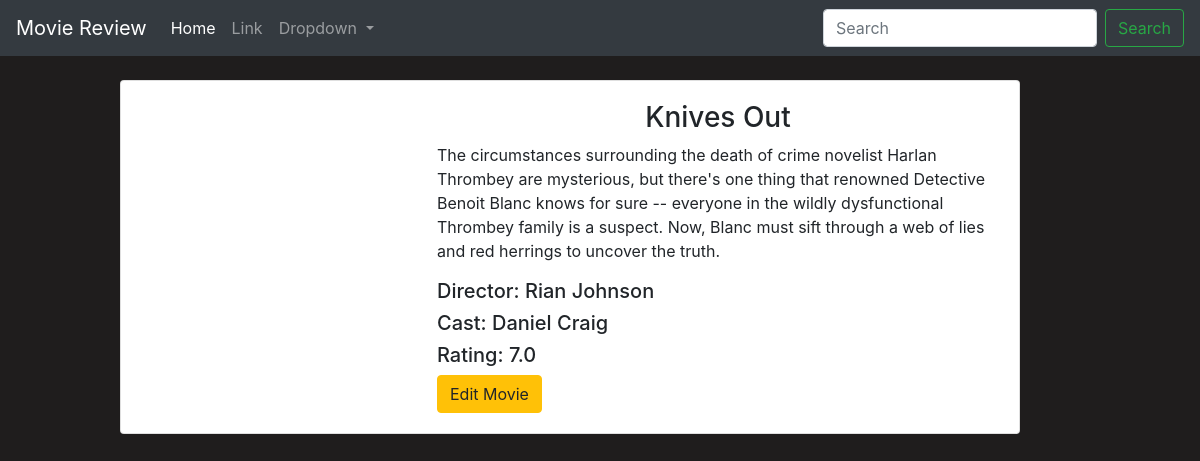
/details/5/, run on the app's committed database.
### main/models.py (models this page shows, shortened)
class Movie(models.Model):
    name = models.CharField(max_length=300)
    director = models.CharField(max_length=300)
    cast = models.CharField(max_length=800)
    description = models.TextField(max_length=5000)
    release_date = models.DateField()
    averageRating = models.FloatField()
    image = models.URLField(default=None, null=True)

### main/views.py (the view)
# urls.py: path('details/<int:id>/', views.details, name='detail'),
def details(request, id):
    movie = Movie.objects.get(id=id) # select * from movie where id=id
    context = {
        'movie': movie
    }
    if id <= len(Movie.objects.all()):
        return render(request, 'main/details.html', context)
    else:
        return HttpResponse("<h1>This page doesn't exist</h1>")

### main/templates/main/details.html (shortened to what this page needs)
{% extends 'main/base.html'%}
{%block content%}
<div class="containter center-containter">
    <br>
    <div class="card">
        <div class="card-body">
            <div class="row">
                <div class="col-md-4">
                </div>
                <div class="col-md-8">
                    <h3 class="text-center">{{movie.name}}</h3>
                    <p>{{movie.description}}</p>
                    <h5>Director: {{movie.director}}</h5>
                    <h5>Cast: {{movie.cast}}</h5>
                    <h5>Rating: {{movie.averageRating}}</h5>
                    <a href="{% url 'main:edit_movies' movie.id %}" class="btn btn-warning">Edit Movie</a>
                </div>
            </div>
        </div>
    </div>
</div>
{%endblock%}

### main/static/css/main.css (style rules this page uses)
body { background-color: #1f1d1d; }
.center-containter { width:900px; margin-left: 10%; }

### data on the page
Movie: name "Knives Out", description "The circumstances surrounding the death of crime novelist Harlan Thrombey are mysterious, but there's one thing that renowned Detective Benoit Blanc knows for sure -- everyone in the wildly dysfunctional Thrombey family is a suspect. Now, Blanc must sift through a web of lies and red herrings to uncover the truth.", director "Rian Johnson", cast "Daniel Craig", averageRating "7.0"
